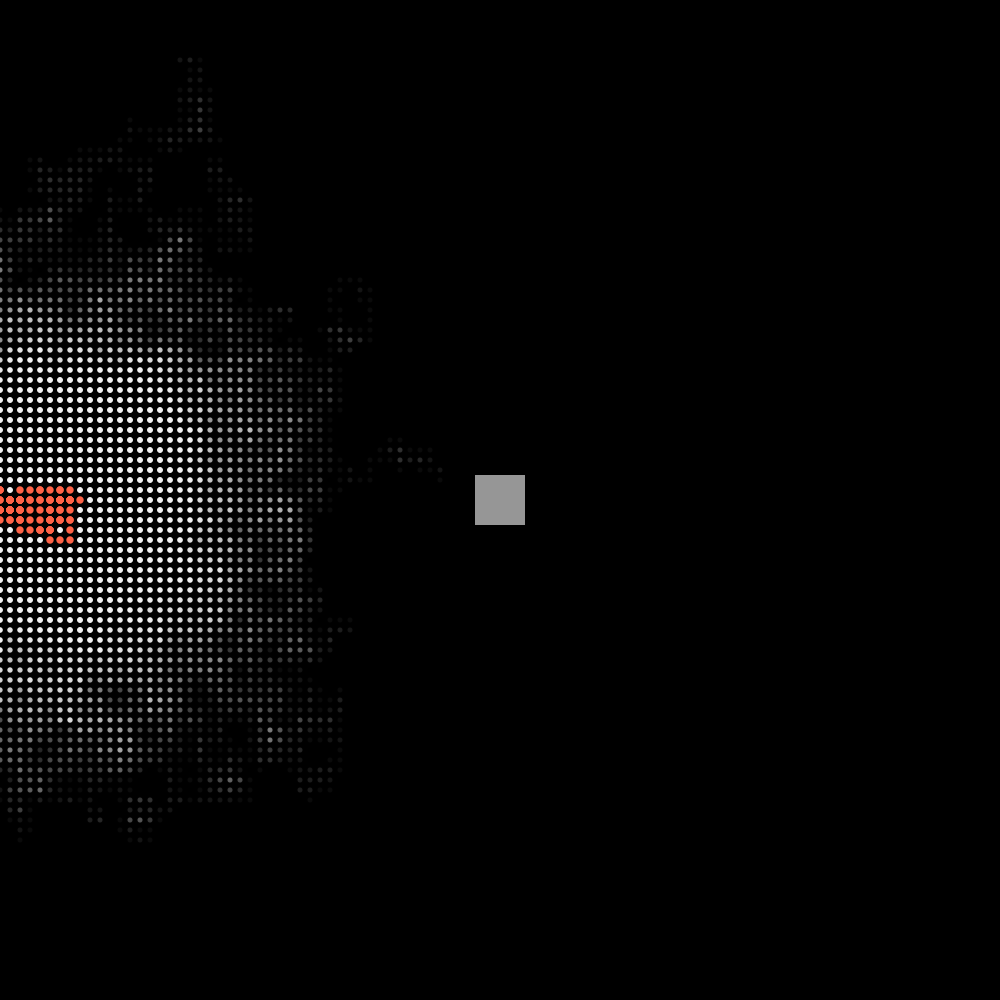
Frame 1 (no input)
Frame 60 (the mouse pressed at the canvas centre just before this capture): identical to frame 1, image omitted
Frame 120 (the mouse held since frame 60 and released just before this capture): identical to frame 1, image omitted

The Processing sketch that drew this single still picture (run headless with seeded random() and noise(); from frame 60 on, the mouse is pressed at the canvas centre):

// Processing sketch: ga_assignment
// ── ga_assignment.pde
/*
* Lab assignment Artificial Intelligence Tue Mar 13 2018.
 * Evolutionary computation, pathfinding example.
 *
 * Jae Perris and Joelle Zweekhorst
 */

int generationCounter = 0; //Tracks the number of generations that have been computed
float generationFitness = 0; //Tracks the average fitness of the generation 

int populationSize = 600; //Size of the number of 'Robots' or individual organisms
int geneSize = 300; //Size of the gene string. This * the robot speed gives the maximum travel distance achievable
float mutationRate = 0.05; //The chance that any individual gene is assigned a new random value

boolean newBest = false;

Robot[] robots;
Robot bestAttempt;
Goal goal;


/**
 * Initialisation of the board. 
 **/
void setup() {

    // Minimum X-Y.
    size(1000, 1000); 
    
    // Set this high to un-cap our computation rate.
    frameRate(10000); 

    goal = new Goal(width/2, height/2);
    robots = new Robot[populationSize];

    for (int i = 0; i < populationSize; i++) {
        robots[i] = new Robot(geneSize);
    }

    bestAttempt = new Robot(robots[0]);
}

/**
 * Main loop of the program. 
 **/
void draw() {
    
    // Runs the genetic algorithm.
    evolve();
    
    // Draws the objects on the field.
    drawField(); 
    generationCounter++;
}

/**
 * Let's the generation of robots do it's thing and then creates a new one accordingly.
 **/
void evolve() {
    // TODO.
}
// ── Environment.pde
/**
 * Function that places all the obstacles and the goal on the screen.
 **/
void drawField() {

  // The function executes once every 100 generations or if a new best solution is found.
  if (generationCounter % 100 == 0 || newBest) {
    background(0);
    goal.drawSelf();

    // Displays obstacles on screen.
    for (int i = 0; i < obstacles.length; i++) {
      obstacles[i].drawSelf();
    }

    // Displays all robots within the current generation on screen (white).
    for (int i = 0; i < robots.length; i++) {
      robots[i].drawSelf(goal);
    }

    // Displays the best attempt on screen (red).
    bestAttempt.drawSelf(goal);
    newBest = false;

    println("Gen: " + generationCounter);
    println("Gen Fit: " + generationFitness);
  }
}

/**
 * Displays the robots on the screen and calculates their fitness.
 **/
void driveRobots() {

  generationFitness = 0;

  //Iterates over each robot, and drives their paths
  for (int i = 0; i < robots.length; i++) {
    robots[i].drivePath(goal, obstacles);

    // The generation fitness is the sum of all fitnesses within the population.
    generationFitness += robots[i].fitness;
  }
  SortRobots.bubbleSort(robots); //Sorts robots by fitness

  // Displays the best attempt on the screen and calculates its fitness.
  bestAttempt.drivePath(goal, obstacles);

  // Checks if the best attempt is actually still the best attempt.
  if (bestAttempt.fitness < robots[0].fitness) {

    // Selects the best attempt by choosing the first robot in the array.
    bestAttempt = new Robot(robots[0]);
    newBest = true;
  }
}

/**
 * Changes the genes of a robot randomly. Chances of this happening depends on mutation rate.
 **/
void mutation() {
  //Iterates over all of the robots and runs their mutation script. Changing genes at the mutation_rate specified on the main page.
  for (int i = 0; i < robots.length; i++) {
    robots[i].mutate(mutationRate);
  }
}

/**
 * Uses the current generation of robots to produce a new generation.
 **/
void selection() {
  SortRobots.bubbleSort(robots); //Sorts robots by fitness

  Robot[] newGeneration = new Robot[robots.length];

  // Iterates over the array of robots.
  for (int i = 0; i < robots.length; i++) {

    // Select partner for the current iteration.
    int partnerIndex = (int)(random(1) * random(1) * robots.length);

    // A new robot is created with genotypes from both parents.
    Robot baby = robots[i].crossover(robots[partnerIndex]);
    newGeneration[i] = baby;
  }

  robots = newGeneration;
}
// ── Goal.pde
class Goal {
    int x, y;
    final int displWidth = 50;

    Goal(int _x, int _y) {
        x = _x;
        y = _y;
    }
    
    // Displays the goal on the screen.
    void drawSelf() {
        rectMode(CENTER);
        noStroke();
        fill(255, 255, 255, 150);
        rect(x, y, displWidth, displWidth);
    }

    // Function that checks if certain coordinates are within the goal area.
    boolean containsPoint(int _x, int _y) {
        float xDistance = abs(x - _x);
        float yDistance = abs(y - _y);
        if (xDistance < displWidth && yDistance < displWidth) {
            return true;
        } else {
            return false;
        }
    }
}
// ── Obstacles.pde
// Array of all the obstacles.
Obstacle[] obstacles = {}; // TODO 3.
//{new Obstacle(200, 520, 15, 220, color(111, 111, 111)), 
//new Obstacle(400, 500, 15, 200, color(111, 111, 111)), 
//new Obstacle(500, 600, 220, 15, color(111, 111, 111)), 
//new Obstacle(500, 400, 220, 15, color(111, 111, 111))};

class Obstacle {
  int x;
  int y;
  int displWidth;
  int displHeight;
  color displColor;

  Obstacle(int _x, int  _y, int  _w, int  _h, color _c) {
    x = _x;
    y = _y;
    displWidth = _w;
    displHeight = _h;
    displColor = _c;
  }

  // Displays the obstacle on the screen.
  void drawSelf() {
    rectMode(CENTER);
    noStroke();
    fill(displColor);
    rect(x, y, displWidth, displHeight);
  }

  // Checks if certain coordinate is on the obstacle.
  boolean containsPoint(int _x, int _y) {
    float xDistance = abs(x - _x);
    float yDistance = abs(y - _y);
    if (xDistance < displWidth / 2 && yDistance < displHeight / 2) {
      return true;
    } else {
      return false;
    }
  }
}

// Function that makes it possible to move these obstacles around.
void mouseDragged() {
  for (int i = 0; i < obstacles.length; i++) {
    if (obstacles[i].containsPoint(mouseX, mouseY)) {
      obstacles[i].x = mouseX;
      obstacles[i].y = mouseY;
      obstacles[i].drawSelf();
    }
  }
}
// ── Robot.pde
class Robot {
  final String[] commands = {"LEFT", "RIGHT", "UP", "DOWN"};
  String[] genes;
  float fitness;
  int displRadius = 2;
  int pathLength;
  int x, y;
  int movementSpeed = 10;
  color displColor = color(255, 255, 255, 10);

  // Initialise the robot and give random commands.
  Robot(int _pathSize) {
    fitness = 0;
    pathLength = 0;
    x = 50;
    y = height / 2;

    // The robot is made up of an array of genes that form the path.
    genes = new String[_pathSize];

    // Stores a direction command in each of the genes within the robot.
    for (int i = 0; i < _pathSize; i++) {
      int chosenCommand = (int)random(0, commands.length);
      genes[i] = commands[chosenCommand];
    }
  }

  // Copies a robot to a new robot.
  Robot(Robot _r) {
    fitness = _r.fitness;
    pathLength = _r.pathLength;
    displColor = color(255, 99, 71);
    displRadius = 3;
    genes = new String[_r.genes.length];
    for (int i = 0; i < _r.genes.length; i++) {
      genes[i] = _r.genes[i];
    }
  }

  // Changes one of the genes direction commands randomly. Chances of this happening depends on mutation rate.
  void mutate(float _mutationRate) {
    if (_mutationRate < random(1)) {   
      genes[(int)random(0, genes.length)] = commands[(int)random(0, commands.length)];
    }
  }

  // Creates new robot that inherits from current robot and random partner.
  Robot crossover(Robot partner) {

    // This determines how much of the child will be inherited from each parent. 
    int crossOverPoint = (int)random(0, genes.length);

    Robot baby = new Robot(genes.length);

    // Itterates and copies the genes into the baby robot.
    for (int i = 0; i < genes.length; i++) {
      // TODO.
    }
    return baby;
  }

  // Fitness level of the robot is measured according to distance to the goal.
  void calcFitness(Goal _goal) {
    fitness = 1.0 / (1.0 + pow(pow( x - _goal.x, 2.0) + pow(y - _goal.y, 2.0), 0.5)) * 1.0 / (float)pathLength;
  }

  // Displays robot with all individual genes on the screen.
  void drawSelf(Goal _goal) {
    noStroke();
    fill(displColor);
    int[] step = {50, height / 2};

    // Iterates over the genes of the robot.
    for (int i = 0; i < genes.length; i++) {
      if (isAtGoal(_goal)) {
        break;
      }
      if (willHitObstacle(genes[i], obstacles)) {
        // Don't drive step.
      } else {
        step = driveOneStep(genes[i], step[0], step[1]);
        x = step[0];
        y = step[1];

        // Displayes the current gene on screen.
        ellipse(step[0], step[1], displRadius * 2.5, displRadius * 2.5);
      }
    }
  }

  // Chenks if a certain coordinate is is interfering with an obstacle object.
  boolean willHitObstacle(String _step, Obstacle[] _obstacles) {
    int[] step = driveOneStep(_step, x, y);
    for (int i = 0; i < _obstacles.length; i++) {
      if (_obstacles[i].containsPoint(step[0], step[1])) {
        return true;
      }
    }
    return false;
  }

  // Function that returns true if a robot is within the goal range.
  boolean isAtGoal(Goal _goal) {
    if (this.containsPoint(_goal.x, _goal.y)) {
      return true;
    } else {
      return false;
    }
  }

  // Checks if certain coordinate is on the robot.
  boolean containsPoint(int _x, int _y) {
    float distance = pow(pow( x - _x, 2) + pow(y - _y, 2), 0.5);
    if (distance < displRadius) {
      return true;
    } else {
      return false;
    }
  }

  // Displays the robot on the screen and calculates the fitness of the robot. 
  void drivePath(Goal _goal, Obstacle[] obstacles) {
    fitness = 0;
    pathLength = 0;
    x = 50;
    y = height / 2;

    // Iterates over the genes in the robot. 
    for (int i = 0; i < genes.length; i++) {
      if (willHitObstacle(genes[i], obstacles)) {
        // Don't drive step.
      } else {
        int[] step = driveOneStep(genes[i], x, y);
        x = step[0];
        y = step[1];
      }
      pathLength += movementSpeed;

      if (isAtGoal(_goal)) {
        break;
      }
    }
    calcFitness(_goal);
  }

  // Displays the next gene in the array on the right position on the screen.
  int[] driveOneStep(String _step, int _x, int _y) {
    int[] ret = new int[2];

    // Switch that displays the gene on the right position according to the direction command.
    switch(_step) {
    case "LEFT":    
      _x -= movementSpeed;
      break;
    case "RIGHT":
      _x += movementSpeed;
      break;
    case "UP":
      _y -= movementSpeed;
      break;
    case "DOWN":
      _y += movementSpeed;
      break;
    default:
      break;
    }

    ret[0] = _x;
    ret[1] = _y;

    // Returns the new current gene. 
    return ret;
  }
}
// ── Sort.pde
static public class SortRobots {

  // Logic to sort the elements, highest fitness level first.
  public static void bubbleSort(Robot array[]) {
    int sortableLength = array.length;
    int rightToCurrent;

    // Iterates over the length of the array of robots.
    for (int j = sortableLength; j >= 0; j--) {

      // Iterates again.
      for (int i = 0; i < sortableLength - 1; i++) {
        rightToCurrent = i + 1;

        // Swaps the robots according to the fitness level.
        if (array[i].fitness < array[rightToCurrent].fitness) {
          swapNumbers(i, rightToCurrent, array);
        }
      }
    }
  }

  // Swaps two robots in an array.
  private static void swapNumbers(int i, int j, Robot[] array) {
    Robot temp;
    temp = array[i];
    array[i] = array[j];
    array[j] = temp;
  }
}
// ── zRefCode.pde
//void evolve() {
//  driveRobots();
//  selection();
//  mutation();
//}

//Robot crossover(Robot partner) {

//    // This determines how much of the child will be inherited from each parent. 
//    int crossOverPoint = (int)random(0, genes.length);

//    Robot baby = new Robot(genes.length);

//    // Itterates and copies the genes into the baby robot.
//    for (int i = 0; i < genes.length; i++) {
//        if (i < crossOverPoint) {
//            baby.genes[i] = partner.genes[i];
//        } else {
//            baby.genes[i] = this.genes[i];
//        }
//    }
//    return baby;
//}

//Obstacle[] obstacles = 
//  //{new Obstacle(200, 520, 15, 220, color(111, 111, 111)), 
//  //new Obstacle(400, 500, 15, 200, color(111, 111, 111)), 
//  //new Obstacle(500, 600, 220, 15, color(111, 111, 111)), 
//  //new Obstacle(500, 400, 220, 15, color(111, 111, 111))};


// Fitness level of the robot is measured according to distance to the goal.
//    void calcFitness(Goal _goal) {
//        fitness = 1.0 / (1.0 + pow(pow( x - _goal.x, 2.0) + pow(y - _goal.y, 2.0), 0.5)) * 1.0 / (float)pathLength;
//    }
